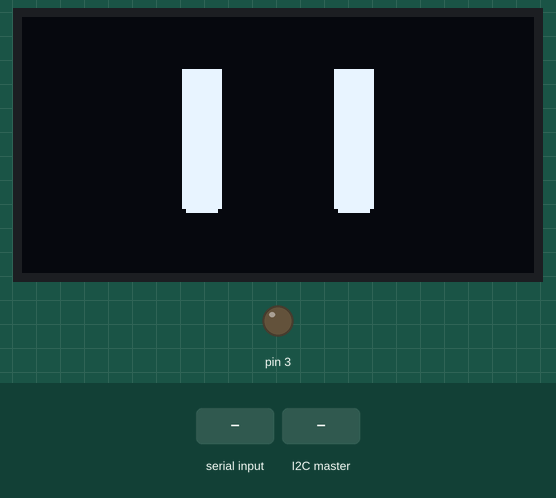
The sketch below on a simulated Arduino Uno, built with avr-gcc and run on an emulated ATmega328P. On the bench: 128×64 one-colour display, output pins drawn as LEDs (lit = HIGH). The test bench sets the inputs (shaded band). The display library's start-up logo is not drawn; random numbers use the default seed unless the sketch sets one; what the sketch prints to the serial monitor is not drawn.

Above: at 1.2 s.
2.3 s: "90,45\n" received over Serial
At 3.6 s:
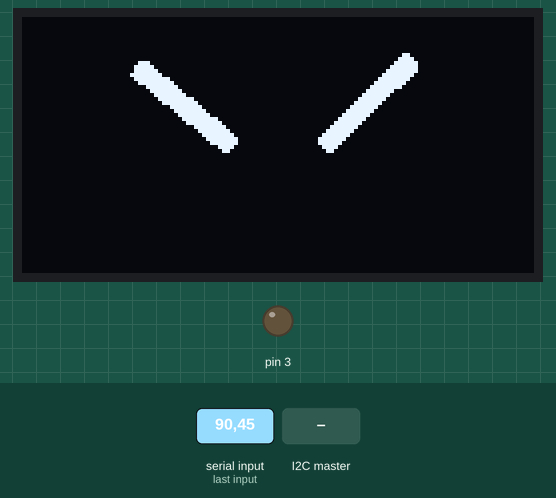
3.9 s: the I2C master sends the byte 2
At 6.73 s:
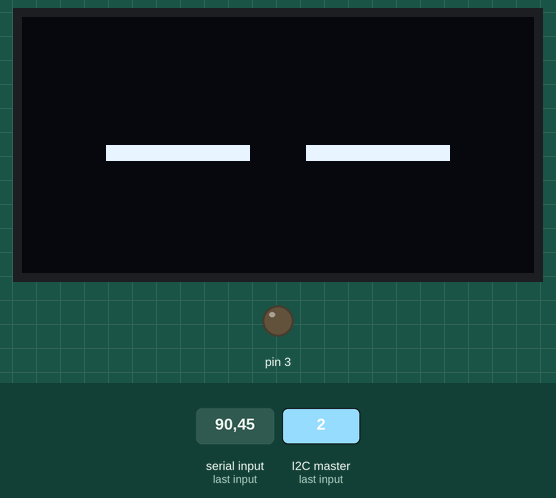
6.9 s: "30,150\n" received over Serial
At 6.98 s:
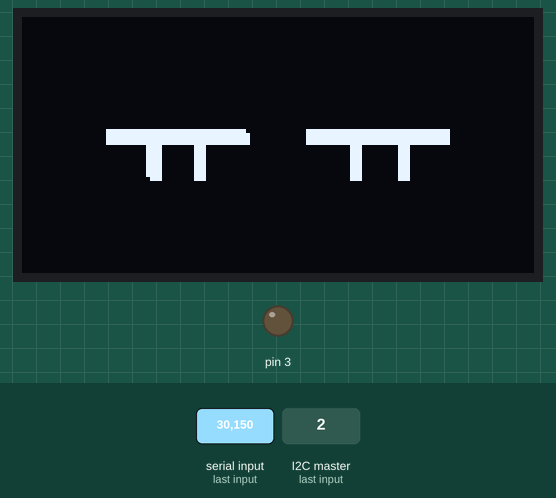
8.5 s: "0\n" received over Serial
At 8.57 s:
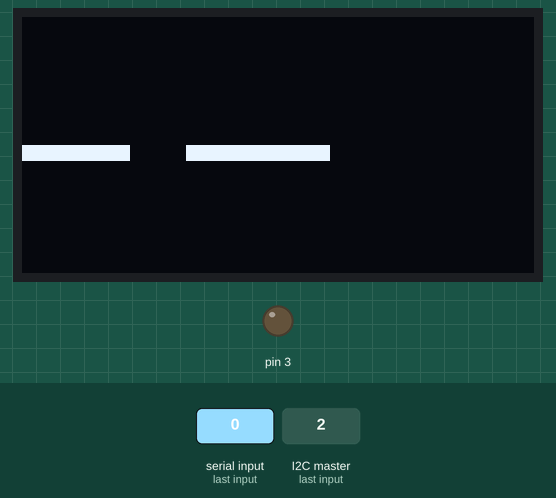
10.0 s: the I2C master sends the byte 5
At 10.9 s:
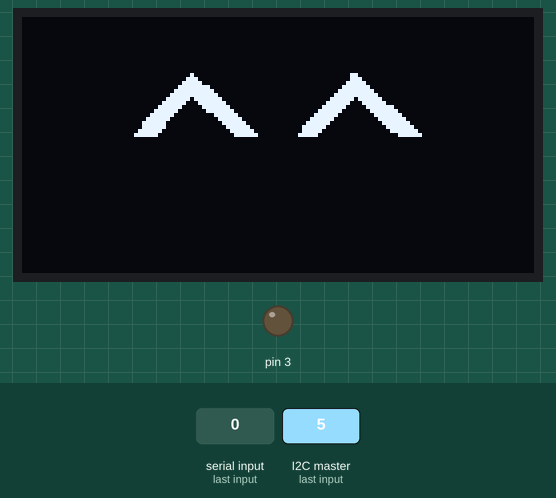
11.5 s: "1\n" received over Serial
At 11.8 s:
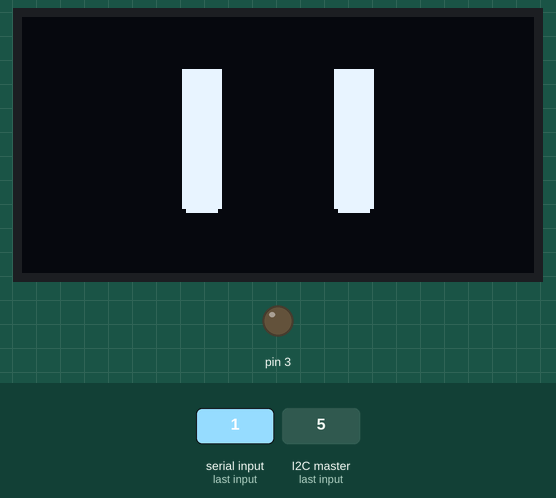
Timing chart, 0 to 14.0 s (numbered marks = the images above; inputs shaded):
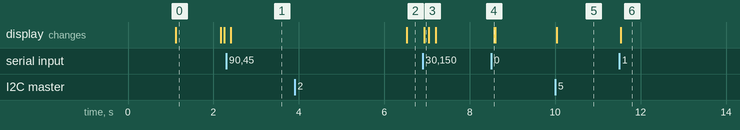

Measured:
- after the input at 3.9 s, the display: changes after 2.6 s (image 2)
- after the input at 6.9 s, the display: changes at once (image 3)
- after the input at 8.5 s, the display: changes after 0.07 s (image 4)
- after the input at 10.0 s, the display: changes at once (image 5)
- after the input at 11.5 s, the display: changes at once (image 6)
- what the display in image 0 shows lasts 1.1 s, from 1.1 s to 2.2 s

The sketch:

oled.ino
```cpp
#include "oled.h"
Adafruit_SSD1306 display(SCREEN_WIDTH, SCREEN_HEIGHT, &Wire, OLED_RESET);


/* 이거 왜있는지는 몰루...
const int epd_bitmap_allArray_LEN = 1;
const unsigned char* epd_bitmap_allArray[1] = {
	epd_bitmap_ROBOT
};
*/

int contain;
int time[4] = {0,0,0,0};
int incomingByte = 0;
int flag = 0;
char str_time[6];
void setup() {
	Serial.begin(9600);

  	if(!display.begin(SSD1306_SWITCHCAPVCC, SCREEN_ADDRESS)) {
    	Serial.println(F("SSD1306 allocation failed"));
    	for(;;); // Don't proceed, loop forever
  	}
	display.display();
  	display.clearDisplay();
  	delay(1000);

	Wire.begin(0x8);
	//Wire.onReceive(recvData);
	Wire.onReceive(receiveFromMaster);
	Wire.onRequest(sendToMaster);

	if(!display.begin(SSD1306_SWITCHCAPVCC, SCREEN_ADDRESS))
	{
    	Serial.println(F("SSD1306 allocation failed"));
    	for(;;); // Don't proceed, loop forever
  	}
	pinMode(3, OUTPUT);
	digitalWrite(3, LOW);
	contain = 0;
}
/*
int 값을 넣어주는데..
0. 일반
1. 눈굴리면서 눈깜빡이기
2. 눈감기
3. 슬픔
4. 화남
5. xx
6. 웃기
7. 애교
*/
void loop() {


	if(contain == 0)
	{
		blinking(&display);
		my_delay(2000);
	}
	if(contain == 1)
	{
		int location = random(10);
		if (location <= 1)
			location = -30;
		else if (location >= 8)
			location = 30;
		else
			location = 0;
		show_image(&display, eyes, location);
		my_delay(2000);
		blinking(&display, location);
	}
	else if(contain == 2)
	{
		show_image(&display, eyes_closed);
		my_delay(4000);
	}
	else if (contain == 3)
	{
		show_image(&display, eyes_sad);
		my_delay(4000);
	}
	else if (contain == 4)
	{
		show_image(&display, eyes_angry);
		my_delay(4000);
	}
	else if (contain == 5)
	{
		show_image(&display, eyes_happy);
		my_delay(4000);
	}
	else if (contain == 6)
	{
		show_image(&display, eye_cute);
		my_delay(4000);
	}
	else if (contain == 7)
	{
		show_image(&display, eyes_love);
		my_delay(4000);
	}
	else if (contain == 8)
	{
		int i = 0;
		int temp = 0;
		while (i < 4)
		{
			if (Serial.available() > 0)
			{
				incomingByte = Serial.read();
				Serial.println(incomingByte);
				temp = incomingByte - 48;
				time[i] = temp;
				i++;
			}
		}
		flag = 0;
		Serial.print(time[0]);
		Serial.print(time[1]);
		Serial.print(":");
		Serial.print(time[2]);
		Serial.println(time[3]);
		str_time[0] = time[0] + 48;
		str_time[1] = time[1] + 48;
		str_time[3] = time[2] + 48;
		str_time[4] = time[3] + 48;
		str_time[2] = ':';
		str_time[5] = '\0';
		show_time(str_time);
		my_delay(2000);
		contain = 0;
	}
	flag = 0;
}

void receiveFromMaster(int bytes) {
	char ch[2];
	for (int i = 0 ; i < bytes ; i++) {
		// 수신 버퍼 읽기
		ch[i] = Wire.read();
		Serial.println(ch[i]);
	}
	contain = ch[0];
	Serial.println(contain);
	//digitalWrite(3, HIGH);
	//delay(300);
	//digitalWrite(3, LOW);
}

void sendToMaster() {
	// 자신의 슬레이브 주소를 담은 메세지를 마스터에게 보냅니다. 슬레이브 주소에 맞게 수정해야 합니다.
	Wire.write("4th Arduino ");
}


void my_delay(int time)
{
	int i = 0;
	while(i < time)
	{
		if (Serial.available() > 0 && contain != 8)
		{
			incomingByte = Serial.read();
			Serial.println(incomingByte);
			flag = 1;
			contain = incomingByte - 48;
			Serial.print("my_delay catch!");
			Serial.println(contain);
		}
		if (flag == 1)
		{
			return ;
		}
		delay(1);
		i++;
	}
}

void blinking(Adafruit_SSD1306 *display, int x = 0)
{
	int count = random(3);

	for (int i = 0; i < count + 1; i++)
	{
		show_image(display, eyes, x);
		my_delay(1000);
		show_image(display, eyes_closed, x);
		my_delay(50);
		if (flag == 1)
			break;
	}
	show_image(display, eyes, x);
	my_delay(50);
}

void show_image(Adafruit_SSD1306 *display, const unsigned char * image, int x = 0, int y = 0)
{
	display -> clearDisplay();
	display -> drawBitmap(x,y,image, 128, 64, 1);
	display -> display();
}

void show_time(char *my_time)
{
	display.clearDisplay();
	display.setTextSize(4);             // Normal 1:1 pixel scale
	display.setTextColor(SSD1306_WHITE);        // Draw white text
	display.setCursor(4,15);             // Start at top-left corner
	display.println(my_time);
	//display.println(F("12:34"));
	display.display();
	Serial.println("show_time!");
}
```

Source omitted: oled.h (data table, 58377 bytes)
